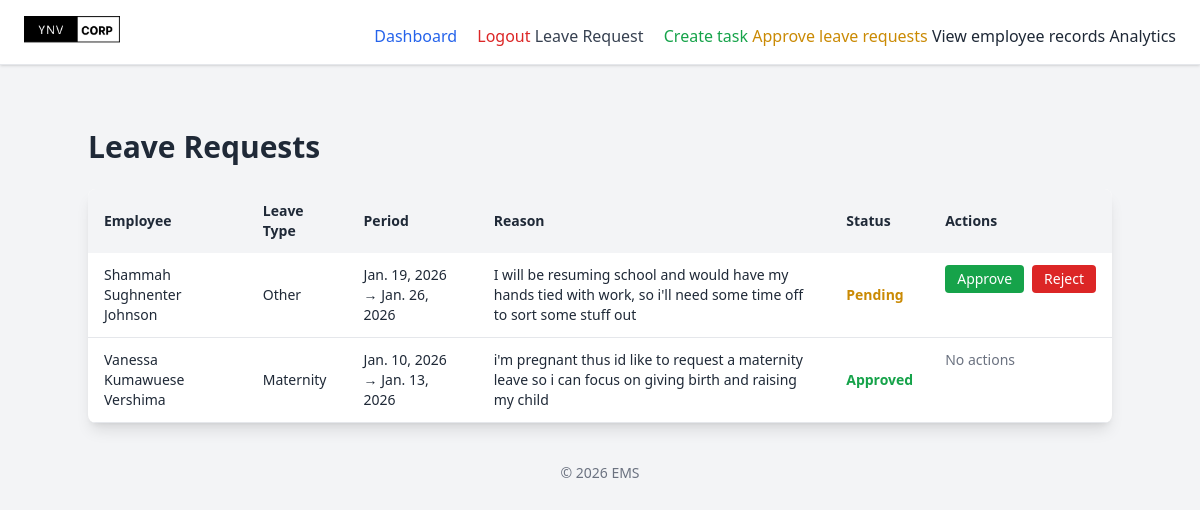
Page /leave-approval/ (signed in) on the earlier database version.
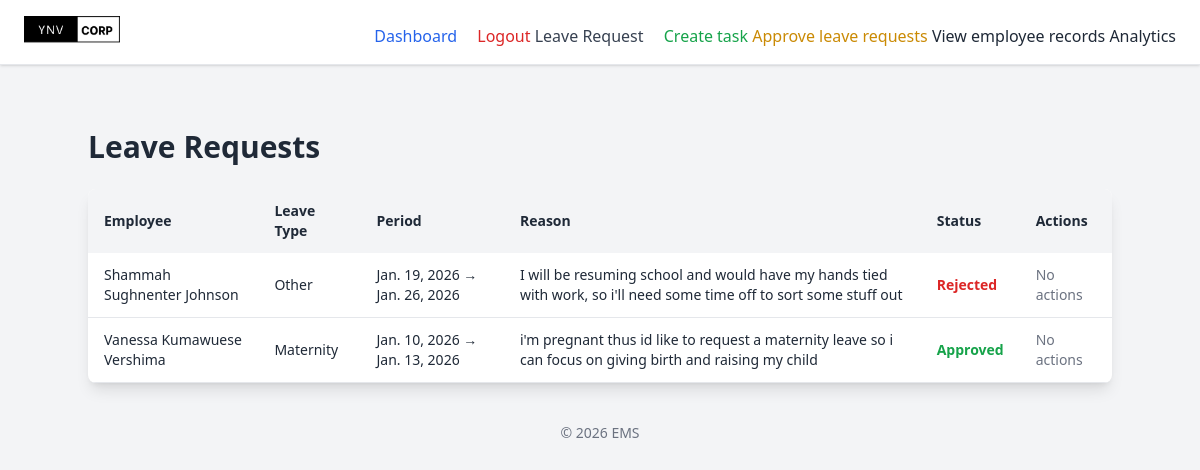
Same page on the later database version.
### employee/models.py (models this page shows, shortened)
class LeaveRequest(models.Model):
    STATUS_CHOICES = [
        ('Pending', 'Pending'),
        ('Approved', 'Approved'),
        ('Rejected', 'Rejected'),
    ] # status choices for the leave request
    LEAVE_TYPE=(
        ('sick', 'SICK'),
        ('annual', 'ANNUAL'),
        ('unpaid', 'UNPAID'),
        ('maternity', 'MATERNITY'),
        ('paternity', 'PATERNITY'),
        ('bereavement', 'BEREAVEMENT'),
        ('other', 'OTHER'),
        )
    employee = models.ForeignKey(Employee, on_delete=models.CASCADE, related_name='leave_requests')
    start_date = models.DateField() #date field for start date
    end_date = models.DateField() #date field for end date
    reason = models.TextField() #reason for leave field
    leave_type = models.CharField(max_length=20, choices=LEAVE_TYPE, default='other') #leave type field with choices
    status = models.CharField(max_length=10, choices=STATUS_CHOICES, default='Pending') #status field with choices
    applied_on = models.DateField(auto_now_add=True) #date field for applied on
    updated_at = models.DateTimeField(auto_now_add=True)
    class Meta:
        ordering = ['-applied_on']
        verbose_name = "Leave Request"
        verbose_name_plural = "Leave Requests"

class Employee(AbstractUser):
    GENDER_CHOICES=(
        ('male', 'MALE'),
        ('female', 'FEMALE'),
        )
    POSITION_CHOICES=(
        ('manager', 'MANAGER'),
        ('developer', 'DEVELOPER'),
        ('designer', 'DESIGNER'),
        ('tester', 'TESTER'),
        ('hr manager', 'HR MANAGER'),
        ('intern', 'INTERN'),
        ('software engineer', 'SOFTWARE ENGINEER'),
        ('data scientist', 'DATA SCIENTIST'),
        ('product manager', 'PRODUCT MANAGER'),
        ('business analyst', 'BUSINESS ANALYST'),
        ('devops engineer', 'DEVOPS ENGINEER'),
        ('system administrator', 'SYSTEM ADMINISTRATOR'),
        ('network engineer', 'NETWORK ENGINEER'),
        ('technical support', 'TECHNICAL SUPPORT'),
        ('it consultant', 'IT CONSULTANT'),
        ('other', 'OTHER'),
    )
    DEPARTMENT_CHOICES=(
        ('sales', 'SALES'),
        ('resarch & development', 'RESEARCH & DEVELOPMENT'),
        ('software development', 'SOFTWARE DEVELOPMENT'),
        ('product research', 'PRODUCT RESEARCH'),
        ('marketing', 'MARKETING'),
        ('human resource', 'HUMAN RESOURCE'),
        ('legal','LEGAL'),
        ('customer service', 'CUSTOMER SERVICE')
    )
    full_name = models.CharField(max_length=200, blank=True)
    username = None
    email = models.EmailField(unique=True)
    gender = models.CharField(max_length=10, choices=GENDER_CHOICES)
    position = models.CharField(max_length=200, blank=True, choices=POSITION_CHOICES)
    date_of_birth = models.DateField(null=True)
    employment_date = models.DateField(default=date.today)
    phone_number = models.CharField(max_length=15, blank=True)
    address = models.CharField(max_length=200, blank=True)
    employee_id = models.CharField(max_length=20, unique=True, blank=True)
    department = models.CharField(max_length=100, blank=True, choices=DEPARTMENT_CHOICES)
    USERNAME_FIELD = 'email'
    REQUIRED_FIELDS = []

### employee/views.py (the view)
# urls.py: path('leave-approval/', ApproveLeaveRequestView.as_view(), name='leave_approve'),
class ApproveLeaveRequestView(LoginRequiredMixin, AdminOnlyMixin, ListView):
    model = LeaveRequest
    template_name = 'employee/leave_approval.html'
    context_object_name = 'leave_requests'

### employee/views.py (called while the page is built)
    def test_func(self):
        return self.request.user.is_superuser

### employee/templates/employee/leave_approval.html
{% extends "employee/base.html" %}
{% block content %}
{% load static %}
<div class="max-w-5xl mx-auto mt-10">
  <h1 class="text-3xl font-bold mb-6">Leave Requests</h1>
  <div class="bg-white shadow-lg rounded-lg overflow-hidden">
    <table class="min-w-full text-left text-sm">
      <thead class="bg-gray-100">
        <tr>
          <th class="px-4 py-3">Employee</th>
          <th class="px-4 py-3">Leave Type</th>
          <th class="px-4 py-3">Period</th>
          <th class="px-4 py-3">Reason</th>
          <th class="px-4 py-3">Status</th>
          <th class="px-4 py-3">Actions</th>
        </tr>
      </thead>
      <tbody>
        {% for req in leave_requests %}
        <tr class="border-b">
          <td class="px-4 py-3">{{ req.employee.full_name }}</td>
          <td class="px-4 py-3 capitalize">{{ req.leave_type }}</td>
          <td class="px-4 py-3">{{ req.start_date }} → {{ req.end_date }}</td>
          <td class="px-4 py-3">{{ req.reason }}</td>
          <td class="px-4 py-3 font-semibold">
            {% if req.status == "Pending" %}
            <span class="text-yellow-600">Pending</span>
            {% elif req.status == "Approved" %}
            <span class="text-green-600">Approved</span>
            {% else %}
            <span class="text-red-600">Rejected</span>
            {% endif %}
          </td>
          <td class="px-4 py-3 flex gap-2">
            {% if req.status == "Pending" %}
            <a
              href="{% url 'update-leave' req.id 'approve' %}"
              class="px-3 py-1 bg-green-600 text-white rounded"
            >
              Approve
            </a>
            <a
              href="{% url 'update-leave' req.id 'reject' %}"
              class="px-3 py-1 bg-red-600 text-white rounded"
            >
              Reject
            </a>
            {% else %}
            <span class="text-gray-500">No actions</span>
            {% endif %}
          </td>
        </tr>
        {% endfor %}
      </tbody>
    </table>
  </div>
</div>
{% endblock %}

Differences in the rows shown:
changed LeaveRequest "Other": status "Pending Approve Reject" → "Rejected No actions"
